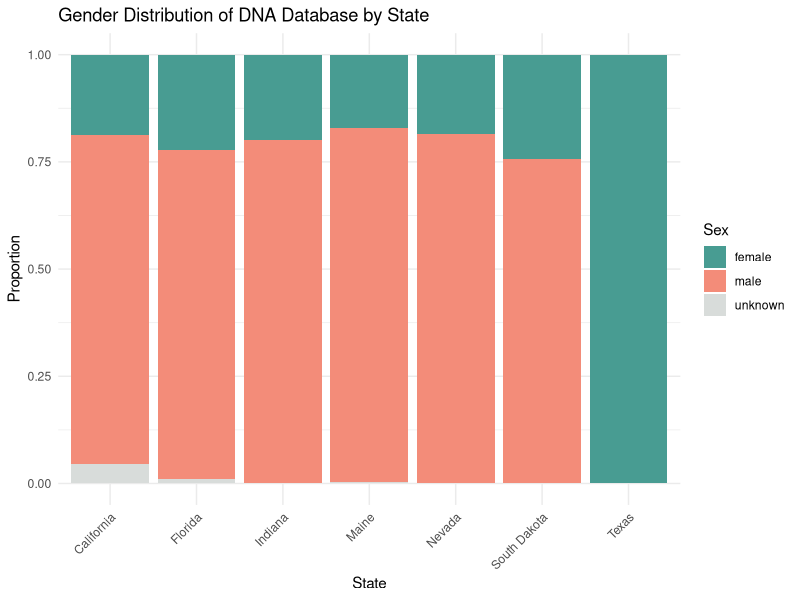
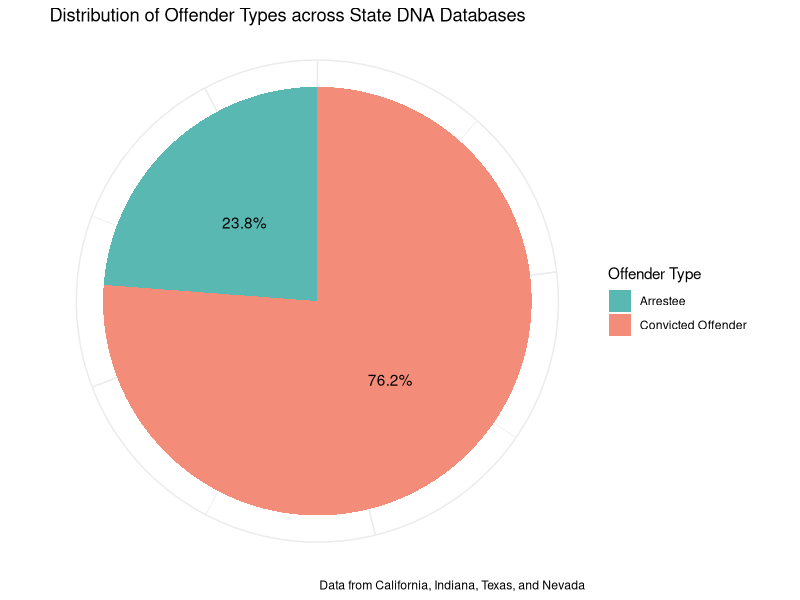
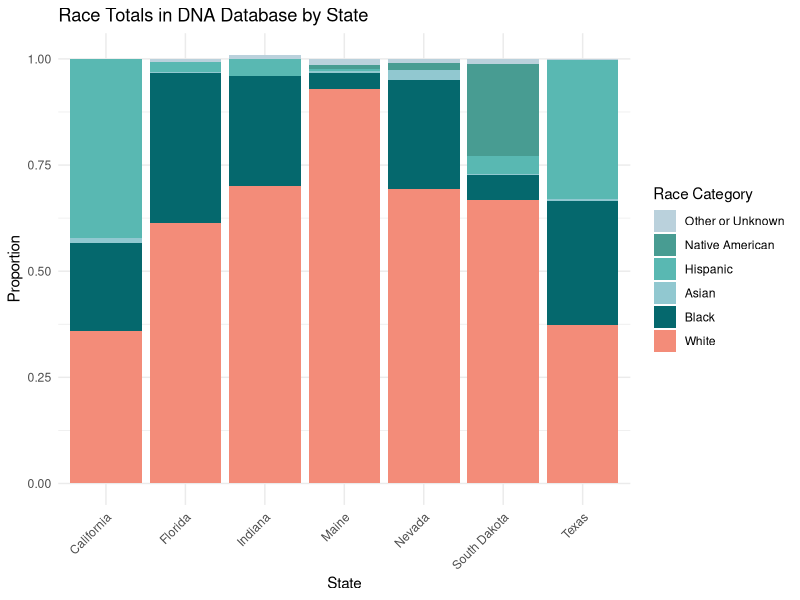
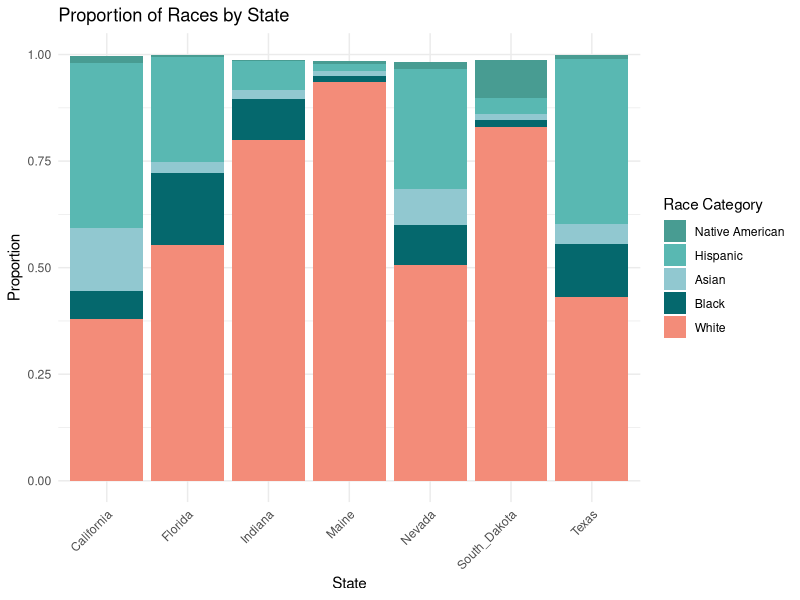
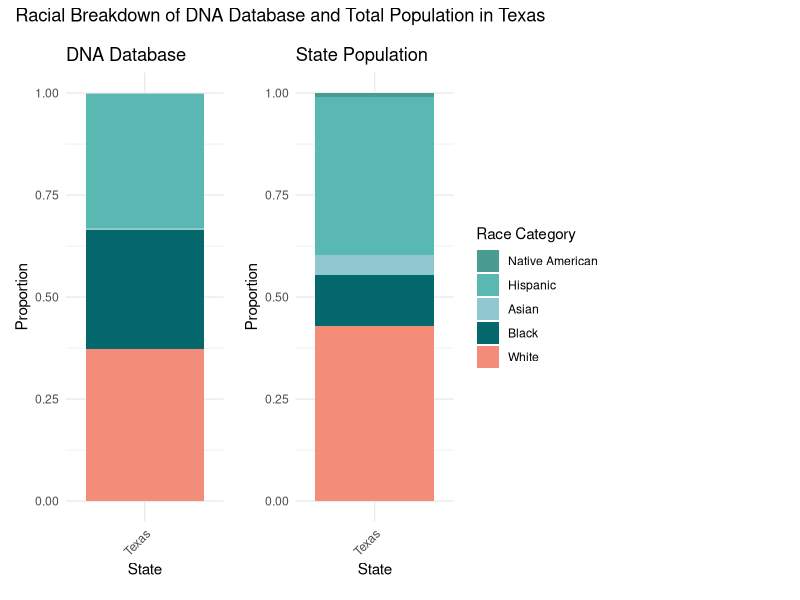
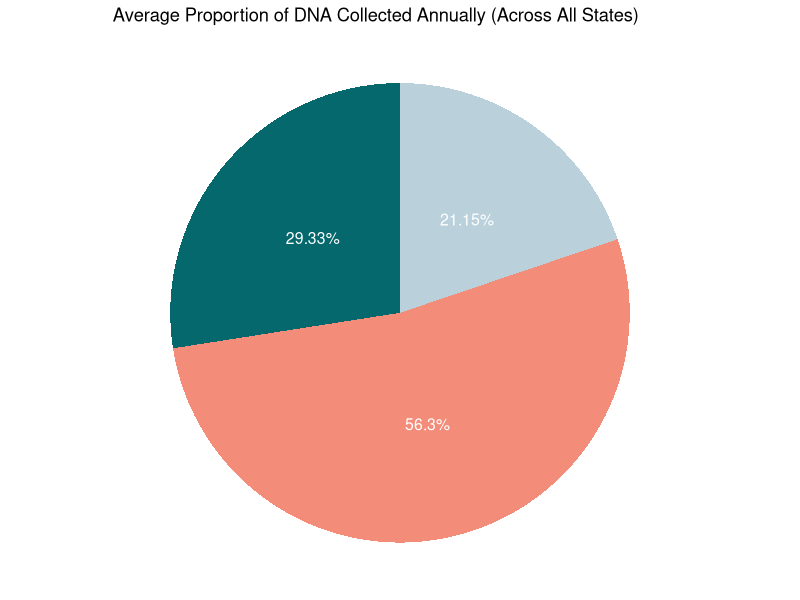
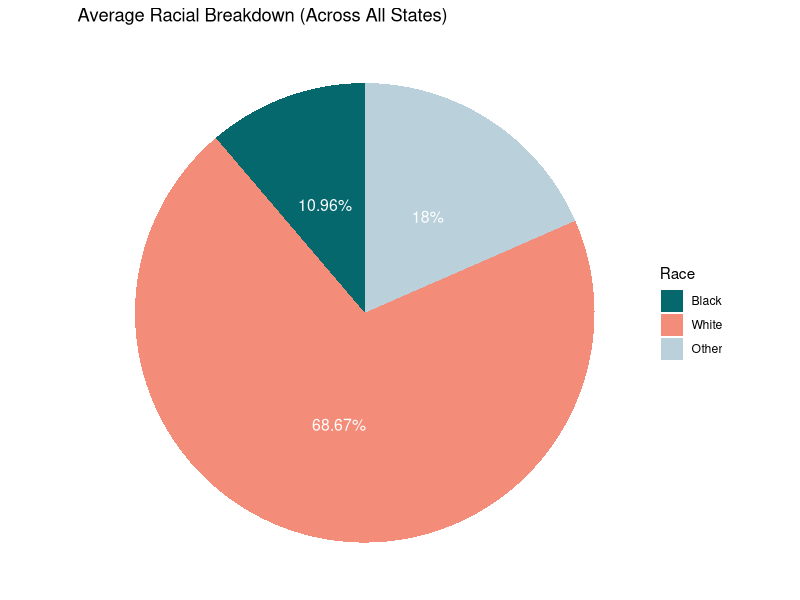
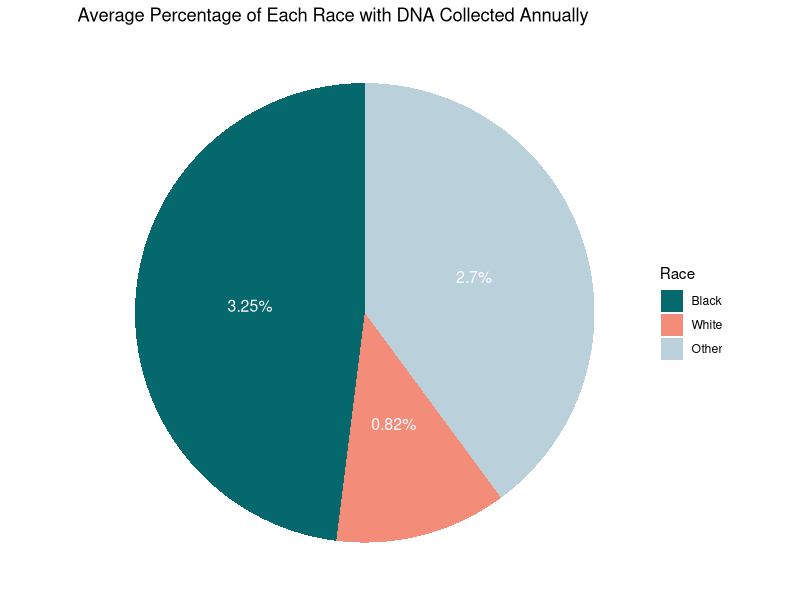

R code for these plots, in order:
## ---- chunk 1

knitr::opts_chunk$set(eval = TRUE, echo = FALSE, warning = FALSE, fig.width = 7, fig.height = 6)

if (!requireNamespace("tidyverse", quietly = TRUE)) {
  install.packages("tidyverse")
}

if (!requireNamespace("knitr", quietly = TRUE)) {
  install.packages("knitr")
}

if (!requireNamespace("patchwork", quietly = TRUE)) {
  install.packages("patchwork")
}


library(tidyverse)
library(knitr)
library(patchwork)
## ---- chunk 2
data <- read_csv("data/Murphy_Appendix_all_data.csv", show_col_types = FALSE) 

## ---- chunk 3
data <- data |>
  select(-file) 
## ---- chunk 4
  data <- data |> 
      mutate(
        # Check if 'proportion' is in the variable_detailed
        is_proportion = grepl("proportion", variable_detailed, ignore.case = TRUE),
         
        # Create value_type based on the presence of 'proportion'
        value_type = ifelse(is_proportion, 
                          "proportion", 
                          "number"),
          
          # Remove 'proportion' text from variable_detailed
          variable_detailed = ifelse(is_proportion, gsub("proportion", "", variable_detailed, ignore.case = TRUE), variable_detailed),
          
          # Trim whitespace
          variable_detailed = trimws(variable_detailed),
          
          # cleaned variable_detailed to numeric
          variable_detailed_numeric = suppressWarnings(as.numeric(variable_detailed)),
          
          # Update value_type to "number" if variable_detailed_numeric is greater than 1
          value_type = ifelse(!is.na(variable_detailed_numeric) & variable_detailed_numeric > 1, 
                              "number", 
                              value_type)
      ) |> 
      # Drop temporary columns
      select(-is_proportion, -variable_detailed_numeric)

## ---- chunk 5
data <- data |> 
    rename(variable_type = variatble_type)

## ---- chunk 6
#race
data <- data |> 
  mutate(
    variable_detailed = case_when(
      variable_type == "race" & grepl("\\basian\\b", variable_detailed, ignore.case = TRUE) ~ "asian_total",
      variable_type == "race" & grepl("\\bblack\\b", variable_detailed, ignore.case = TRUE) ~ "black_total",
      variable_type == "race" & grepl("\\bafrican_american\\b", variable_detailed, ignore.case = TRUE) ~ "black_total",
      variable_type == "race" & grepl("\\bblack_\\b", variable_detailed, ignore.case = TRUE) ~ "black_total",
      variable_type == "race" & grepl("\\bhispanic\\b", variable_detailed, ignore.case = TRUE) ~ "hispanic_total",
      variable_type == "race" & grepl("\\bhispanic_\\b", variable_detailed, ignore.case = TRUE) ~ "hispanic_total",
      variable_type == "race" & grepl("\\bnative\\b", variable_detailed, ignore.case = TRUE) ~ "native_american_total",
      variable_type == "race" & grepl("\\bamerican_indian\\b", variable_detailed, ignore.case = TRUE) ~ "native_american_total",
       variable_type == "race" & grepl("\\bnative_american\\b", variable_detailed, ignore.case = TRUE) ~ "native_american_total",
      variable_type == "race" & grepl("\\bwhite\\b", variable_detailed, ignore.case = TRUE) ~ "white_total",
      variable_type == "race" & grepl("\\bcausasian\\b", variable_detailed, ignore.case = TRUE) ~ "white_total",
      variable_type == "race" & grepl("\\bcaucasian\\b", variable_detailed, ignore.case = TRUE) ~ "white_total",
      variable_type == "race" & grepl("\\bcausasian_\\b", variable_detailed, ignore.case = TRUE) ~ "white_total",
      variable_type == "race" & grepl("\\bother\\b", variable_detailed, ignore.case = TRUE) ~ "other_total",
      variable_type == "race" & grepl("\\basian_offender\\b", variable_detailed, ignore.case = TRUE) ~ "asian_convicted_offender",
      variable_type == "race" & grepl("\\bblack_offender\\b", variable_detailed, ignore.case = TRUE) ~ "black_convicted_offender",
      variable_type == "race" & grepl("\\bhispanic_offender\\b", variable_detailed, ignore.case = TRUE) ~ "hispanic_convicted_offender",
      variable_type == "race" & grepl("\\bnative_american_offender\\b", variable_detailed, ignore.case = TRUE) ~ "native_american_convicted_offender",
      variable_type == "race" & grepl("\\bwhite_offender\\b", variable_detailed, ignore.case = TRUE) ~ "white_convicted_offender",
      variable_type == "race" & grepl("\\bcaucasian_offender\\b", variable_detailed, ignore.case = TRUE) ~ "white_convicted_offender",
      variable_type == "race" & grepl("\\bcaucasian_convicted_offender\\b", variable_detailed, ignore.case = TRUE) ~ "white_convicted_offender",
      variable_type == "race" & grepl("\\bother_offender\\b", variable_detailed, ignore.case = TRUE) ~ "other_convicted_offender",
      variable_type == "race" & grepl("\\bafrican_american__convicted_offender\\b", variable_detailed, ignore.case = TRUE) ~ "black_convicted_offender",
      variable_type == "race" & grepl("\\bafrican_american_convicted_offender\\b", variable_detailed, ignore.case = TRUE) ~ "black_convicted_offender",
      variable_type == "race" & grepl("\\bafrican_american_offender\\b", variable_detailed, ignore.case = TRUE) ~ "black_convicted_offender",
      variable_type == "race" & grepl("\\bafrican_american_arrestee\\b", variable_detailed, ignore.case = TRUE) ~ "black_arrestee",
      variable_type == "race" & grepl("\\bcaucasian_arrestee\\b", variable_detailed, ignore.case = TRUE) ~ "white_arrestee",
      TRUE ~ variable_detailed
    ))
    
#DNA collection breakdown
data <- data |> 
  mutate(
    variable_detailed = case_when(
      variable_type == "DNA_collection_breakdown" & grepl("asian", variable_detailed, ignore.case = TRUE) ~ "asian_annual",
      variable_type == "DNA_collection_breakdown" & grepl("black", variable_detailed, ignore.case = TRUE) ~ "black_annual",
      variable_type == "DNA_collection_breakdown" & grepl("hispanic", variable_detailed, ignore.case = TRUE) ~ "hispanic_annual",
      variable_type == "DNA_collection_breakdown" & grepl("native", variable_detailed, ignore.case = TRUE) ~ "native_american_annual",
      variable_type == "DNA_collection_breakdown" & grepl("white", variable_detailed, ignore.case = TRUE) ~ "white_annual",
      variable_type == "DNA_collection_breakdown" & grepl("other", variable_detailed, ignore.case = TRUE) ~ "other_annual",
      TRUE ~ variable_detailed
    )
  )
    
## ---- chunk 7
# Update 'variable_type' to 'race' where it is 'DNA_collection_breakdown'

data <- data |> 
  mutate(
    variable_type = ifelse(variable_type == "DNA_collection_breakdown", "race", variable_type))
## ---- chunk 8
#state demographic
data <- data |> 
  mutate(
    variable_detailed = case_when(
      variable_type == "state_demographic" & grepl("asian", variable_detailed, ignore.case = TRUE) ~ "asian_state",
      variable_type == "state_demographic" & grepl("black", variable_detailed, ignore.case = TRUE) ~ "black_state",
      variable_type == "state_demographic" & grepl("hispanic", variable_detailed, ignore.case = TRUE) ~ "hispanic_state",
      variable_type == "state_demographic" & grepl("native", variable_detailed, ignore.case = TRUE) ~ "native_american_state",
      variable_type == "state_demographic" & grepl("white", variable_detailed, ignore.case = TRUE) ~ "white_state",
      variable_type == "state_demographic" & grepl("other", variable_detailed, ignore.case = TRUE) ~ "other_state",
      TRUE ~ variable_detailed
    )
  )

## ---- chunk 9
# Update 'variable_type' to 'race' where it is 'state_demographic'

data <- data |> 
  mutate(
    variable_type = ifelse(variable_type == "state_demographic", "race", variable_type))
## ---- chunk 10
#population data collected variables
data <- data |> 
  mutate(
    variable_detailed = case_when(
      variable_type == "population_data_collected" & grepl("asian", variable_detailed, ignore.case = TRUE) ~ "asian_pop_collected",
      variable_type == "population_data_collected" & grepl("black", variable_detailed, ignore.case = TRUE) ~ "black_pop_collected",
      variable_type == "population_data_collected" & grepl("hispanic", variable_detailed, ignore.case = TRUE) ~ "hispanic_pop_collected",
      variable_type == "population_data_collected" & grepl("native", variable_detailed, ignore.case = TRUE) ~ "native_american_pop_collected",
      variable_type == "population_data_collected" & grepl("white", variable_detailed, ignore.case = TRUE) ~ "white_pop_collected",
      variable_type == "population_data_collected" & grepl("other", variable_detailed, ignore.case = TRUE) ~ "other_pop_collected",
      TRUE ~ variable_detailed
    )
  )
## ---- chunk 11
# Update 'variable_type' to 'race' where it is 'population_data_collected'

data <- data |> 
  mutate(
    variable_type = ifelse(variable_type == "population_data_collected", "race", variable_type))
## ---- chunk 12
#sex variable type
data <- data |> 
  mutate(
    variable_detailed = case_when(
      variable_type == "sex" & grepl("\\bfemale\\b", variable_detailed, ignore.case = TRUE) ~ "female_total",
      variable_type == "sex" & grepl("\\bfemale_\\b", variable_detailed, ignore.case = TRUE) ~ "female_total",
      variable_type == "sex" & grepl("\\bfemales\\b", variable_detailed, ignore.case = TRUE) ~ "female_total",
      variable_type == "sex" & grepl("\\bfemale_offender\\b", variable_detailed, ignore.case = TRUE) ~ "female_convicted_offender",
      variable_type == "sex" & grepl("\\bmale\\b", variable_detailed, ignore.case = TRUE) ~ "male_total",
      variable_type == "sex" & grepl("\\bmale_\\b", variable_detailed, ignore.case = TRUE) ~ "male_total",
      variable_type == "sex" & grepl("\\bmales\\b", variable_detailed, ignore.case = TRUE) ~ "male_total",
      TRUE ~ variable_detailed 
    )
  )
## ---- chunk 13
data <- data |> 
  mutate(
    variable_type = ifelse(variable_type == "gender", "sex", variable_type))
## ---- chunk 14
data <- data |> 
  mutate(
    variable_detailed = case_when(
      variable_type == "offender_type" & grepl("\\barrestee\\b", variable_detailed, ignore.case = TRUE) ~ "arrestee_total",
      variable_type == "offender_type" & grepl("\\barrested_offender\\b", variable_detailed, ignore.case = TRUE) ~ "arrestee_total",
      variable_type == "offender_type" & grepl("\\bconvicted_offender\\b", variable_detailed, ignore.case = TRUE) ~ "convicted_offender_total",
      variable_type == "offender_type" & grepl("\\bconviceted_offender\\b", variable_detailed, ignore.case = TRUE) ~ "convicted_offender_total",
      variable_type == "offender_type" & grepl("\\boffender\\b", variable_detailed, ignore.case = TRUE) ~ "convicted_offender_total",
      TRUE ~ variable_detailed 
    )
  )
## ---- chunk 15
write.csv(data, "data/murphy_foia_cleaned.csv")
## ---- chunk 16
data_sample <- data |> sample_n(5)
kable(data_sample, caption = "Sample of the Full Data")
## ---- chunk 17
#creating gender database
data_gender <- data |> 
  filter(variable_type == "sex")
## ---- chunk 18

#California totals
california_totals <- data_gender |> 
  filter(State == "California") |> 
  summarise(
    male_total = sum(value[grepl("male", variable_detailed, ignore.case = TRUE)]),
    female_total = sum(value[grepl("female", variable_detailed, ignore.case = TRUE)]),
    unknown_total = sum(value[grepl("unknown", variable_detailed, ignore.case = TRUE)])
  ) 

california_totals <- california_totals |>  
  pivot_longer(cols = everything(), names_to = "variable_detailed", values_to = "value")|> 
  mutate(
    State = "California",
    variable_type = "sex",
    value_type = "proportion"
  )
## ---- chunk 19
#create dataset with gender values as proportions only
data_gender_proportions <- data_gender  |> 
  group_by(State, variable_type, value_type) |>   # group by columns
  mutate(proportion = value / sum(value)) |>      # calculate proportion
  ungroup() |>                                    # Ungroup
  select(-value, -value_type)|>                   # remove value and value_type
  rename(proportion_value = proportion)           # Rename new column

data_gender_simplified <- data_gender_proportions |> 
  mutate(
 simplified_sex = case_when(
      str_detect(variable_detailed, "\\bmale\\b") ~ "male",
      str_detect(variable_detailed, "\\bmale_total\\b") ~ "male",
      str_detect(variable_detailed, "\\bmale_convicted_offender\\b") ~ "male",
      str_detect(variable_detailed, "\\bmale_arrestee\\b") ~ "male",
      str_detect(variable_detailed, "\\bfemale_total\\b") ~ "female",
      str_detect(variable_detailed, "\\bfemale_convicted_offender\\b") ~ "female",
      str_detect(variable_detailed, "\\bfemale_offender\\b") ~ "female",
      str_detect(variable_detailed, "\\bfemale_arrestee\\b") ~ "female",
      str_detect(variable_detailed, "\\bfemale\\b") ~ "female",
      TRUE ~ "unknown"
    )
  ) |> 
  group_by(State, simplified_sex) |> 
  summarize(total_value = sum(proportion_value), .groups = 'drop')

#stacked bar chart simplified
ggplot(data_gender_simplified, aes(x = State, y = total_value, fill = simplified_sex)) +
  geom_bar(stat = "identity") +  # Stacked bar chart by default
  scale_fill_manual(values = c("#489C92", "#F38C79", "#D8DCDA")) +  # color palette
  labs(y = "Proportion", x = "State", title = "Gender Distribution of DNA Database by State", fill = "Sex") +
  theme_minimal() +
  theme(axis.text.x = element_text(angle = 45, hjust = 1))

## ---- chunk 20
data_offender_type <- data |> 
  filter(variable_type == "offender_type")

#pie chart of offender type

# Rename the offender types
data_offender_type_renamed <- data_offender_type |> 
  mutate(variable_detailed = case_when(
    variable_detailed == "arrestee_total" ~ "Arrestee",
    variable_detailed == "convicted_offender_total" ~ "Convicted Offender",
    TRUE ~ variable_detailed
  ))

# Filter and group by offender type, then summarize
data_offender_type_summarized <- data_offender_type_renamed |> 
  filter(variable_detailed %in% c("Arrestee", "Convicted Offender")) |> 
  group_by(variable_detailed) |> 
  summarize(total_value = sum(value, na.rm = TRUE))

# Calculate total sum of the summarized data
full_value <- sum(data_offender_type_summarized$total_value, na.rm = TRUE)

# Calculate percentages and create labels
data_offender_type_summarized <- data_offender_type_summarized |> 
  mutate(percentage = total_value / full_value * 100,
         label = paste0(round(percentage, 1), "%"))

# Create the pie chart
ggplot(data_offender_type_summarized, aes(x = "", y = total_value, fill = variable_detailed)) +
  geom_bar(stat = "identity", width = 1) +
  coord_polar("y") +  # Converts bar chart to pie chart
  labs(title = "Distribution of Offender Types across State DNA Databases", caption = "Data from California, Indiana, Texas, and Nevada", fill = "Offender Type") +
  geom_text(aes(label = label), position = position_stack(vjust = 0.5)) +
  theme_minimal() +
  theme(axis.title.x = element_blank(),
        axis.title.y = element_blank(),
        axis.ticks = element_blank(),
        axis.text = element_blank()) +
  scale_fill_manual(values = c("#59B8B2", "#F38C79"))

## ---- chunk 21
#create data set with variable_type "race"
data_race <- data |> 
  filter(variable_type == "race")

#Summary stats
data_state <- data_race |> 
  filter(str_detect(variable_detailed, "_state"))

black_state <- data_state |> 
  filter(variable_detailed == "black_state") |>
  mutate(percentage = round(value * 100, 2))

# Top 3 states with the highest value for "black_state"
top_3_highest <- black_state |> 
  arrange(desc(percentage)) |> 
  slice_head(n = 3) |> 
  select(State, percentage)

# Top 3 states with the lowest value for "black_state"
top_3_lowest <- black_state |> 
  arrange(percentage) |> 
  slice_head(n = 3) |> 
  select(State, percentage)

# Average value for "black_state" across all states
average_black <- black_state |> 
  summarise(average_proportion = mean(value, na.rm = TRUE) * 100)

# Output the results

kable(top_3_highest, caption = "States with Highest Black Population", format = "markdown")

# Display the top 3 lowest states table
kable(top_3_lowest, caption = "States with Lowest Black Population", format = "markdown")
## ---- chunk 22
# Display the average value table
kable(average_black, caption = "Average Black Population Proportion Across All States", format = "markdown")


## ---- chunk 23
#create a data set with totals combining "convicted_offender" and "arrestee" data into totals by race
convicted_arrestee_totals <- data_race |> 
  filter(str_detect(variable_detailed, "_convicted_offender|_arrestee")) |> 
  mutate(variable_detailed = str_replace(variable_detailed, "_convicted_offender|_arrestee", "_total")) |> 
  group_by(State, variable_detailed) |> 
  summarize(value = sum(value), .groups = 'drop') |>
  mutate(value_type = "number")

# Combine and process race_totals
race_totals <- data_race |> 
  mutate(variable_detailed = case_when(
    str_detect(variable_detailed, "other_total|unknown") ~ "other_or_unknown",
    TRUE ~ variable_detailed
  )) |> 
  filter(str_detect(variable_detailed, "_total") | str_detect(variable_detailed, "other_or_unknown"))

# Add convicted_arrestee_totals to race_totals
race_totals <- race_totals |> 
  bind_rows(convicted_arrestee_totals) |> 
  group_by(State, variable_detailed) |> 
  summarize(value = sum(value), value_type = first(value_type), .groups = 'drop') |> 
  ungroup()

# Calculate the proportion value within each state
race_totals <- race_totals |> 
  group_by(State) |> 
  mutate(proportion_value = ifelse(value_type == "number", value / sum(value), NA)) |> 
  ungroup()

#keep already calculated proportions and remove value_type column
race_totals <- race_totals |> 
  mutate(proportion_value = ifelse(is.na(proportion_value), value, proportion_value)) |> 
  select(-value_type)

race_totals <- race_totals |> 
  mutate(percentage = round(proportion_value * 100, 2))

# Replace race category names for clarity
race_totals <- race_totals |> 
  mutate(variable_detailed = case_when(
    variable_detailed == "white_total" ~ "White",
    variable_detailed == "black_total" ~ "Black",
    variable_detailed == "asian_total" ~ "Asian",
    variable_detailed == "hispanic_total" ~ "Hispanic",
    variable_detailed == "native_american_total" ~ "Native American",
    variable_detailed == "other_total" ~ "Other or Unknown",
    variable_detailed == "other_or_unknown" ~ "Other or Unknown",
    TRUE ~ variable_detailed
  ))

average_black_database <- race_totals |> 
  filter(variable_detailed == "Black") |> 
  summarise(average_proportion = mean(percentage, na.rm = TRUE))

#and calculate average proportion of black people in DNA databases (use race_totals)
kable(average_black_database, caption = "Average Black Proportion In DNA Databases Across All States", format = "markdown")
## ---- chunk 24


# Set the desired order for race categories
desired_order <- c("Other or Unknown", "Native American", "Hispanic", "Asian", "Black", "White")

# Create the bar plot
ggplot(race_totals |> 
       mutate(variable_detailed = factor(variable_detailed, levels = desired_order)),
       aes(x = State, y = proportion_value, fill = variable_detailed)) +
  geom_bar(stat = "identity") + 
  labs(title = "Race Totals in DNA Database by State",
       x = "State",
       y = "Proportion",
       fill = "Race Category") +
  scale_fill_manual(values = c("#BAD1DC", "#489C92","#59B8B2", "#91C8D0", "#05686D", "#F38C79")) +
  theme_minimal() +
  theme(axis.text.x = element_text(angle = 45, hjust = 1))

## ---- chunk 25

#bar plot of state totals

selected_states <- c("California", "Florida", "Indiana", "Maine", "Nevada", "South_Dakota", "Texas")

select_states <- data_state |> 
  filter(State %in% selected_states) |> 
  mutate(variable_detailed = case_when(
    variable_detailed == "white_state" ~ "White",
    variable_detailed == "black_state" ~ "Black",
    variable_detailed == "asian_state" ~ "Asian",
    variable_detailed == "hispanic_state" ~ "Hispanic",
    variable_detailed == "native_american_state" ~ "Native American",
    TRUE ~ variable_detailed
  ))

desired_order <- c("Native American", "Hispanic", "Asian", "Black", "White")

ggplot(select_states |>
       mutate(variable_detailed = factor(variable_detailed, levels = desired_order)),
       aes(x = State, y = value, fill = variable_detailed)) +
  geom_bar(stat = "identity") +
  labs(title = "Proportion of Races by State", x = "State", y = "Proportion", fill = "Race Category") +
  scale_fill_manual(values = c("#489C92","#59B8B2", "#91C8D0", "#05686D", "#F38C79")) +
  theme_minimal() +
  theme(axis.text.x = element_text(angle = 45, hjust = 1))

#side by side plots
desired_order <- c("Other or Unknown", "Native American", "Hispanic", "Asian", "Black", "White")

selected_states <- c("Texas")

plot1 <- ggplot(race_totals |> 
        filter(State %in% selected_states) |> 
       mutate(variable_detailed = factor(variable_detailed, levels = desired_order)),
       aes(x = State, y = proportion_value, fill = variable_detailed)) +
  geom_bar(stat = "identity") + 
  labs(title = "DNA Database",
       x = "State",
       y = "Proportion") +
  scale_fill_manual(values = c("#BAD1DC", "#489C92","#59B8B2", "#91C8D0", "#05686D", "#F38C79")) +
  theme_minimal() +
  theme(legend.position = "none") +
  theme(axis.text.x = element_text(angle = 45, hjust = 1))

data_state <- data_race |> 
  filter(str_detect(variable_detailed, "_state"))

selected_states <- c("Texas")

select_states <- data_state |> 
  filter(State %in% selected_states) |> 
  mutate(variable_detailed = case_when(
    variable_detailed == "white_state" ~ "White",
    variable_detailed == "black_state" ~ "Black",
    variable_detailed == "asian_state" ~ "Asian",
    variable_detailed == "hispanic_state" ~ "Hispanic",
    variable_detailed == "native_american_state" ~ "Native American",
    TRUE ~ variable_detailed
  ))

desired_order <- c("Native American", "Hispanic", "Asian", "Black", "White")

plot2 <- ggplot(select_states |>
       mutate(variable_detailed = factor(variable_detailed, levels = desired_order)),
       aes(x = State, y = value, fill = variable_detailed)) +
  geom_bar(stat = "identity") +
  labs(title = "State Population", x = "State", y = "Proportion", fill = "Race Category") +
  scale_fill_manual(values = c("#489C92","#59B8B2", "#91C8D0", "#05686D", "#F38C79")) +
  theme_minimal() +
  theme(axis.text.x = element_text(angle = 45, hjust = 1))
## ---- chunk 26
combined_plot <- plot1 + plot2 +
  theme(plot.margin = margin(10, 10, 10, 10)) +
  plot_annotation(title = "Racial Breakdown of DNA Database and Total Population in Texas") +
  plot_spacer()
combined_plot

## ---- chunk 27
#Racial Breakdown of Annual DNA Collection - extremes and averages (states with highest collection and average for black people and white people)
data_annual <- data_race |> 
  filter(value_type == "proportion" & str_detect(variable_detailed, "_annual"))

# Filter for Black annual data
black_annual <- data_annual |> 
  filter(str_detect(variable_detailed, "black_annual"))

avg_black_annual <- black_annual |> 
  summarise(percentage = round(mean(value, na.rm = TRUE) * 100, 2))

#and calculate average proportion of black people with DNA collected annually
kable(avg_black_annual, caption = "Average Proportion of DNA collected Annually that is from Black Americans (Across All States)", format = "markdown")

white_annual <- data_annual |> 
  filter(str_detect(variable_detailed, "white_annual"))

avg_white_annual <- white_annual |> 
  summarise(percentage = round(mean(value, na.rm = TRUE) * 100, 2))

#and calculate average proportion of black people with DNA collected annually
kable(avg_white_annual, caption = "Average Proportion of DNA collected Annually from White Americans (Across All States)", format = "markdown")
## ---- chunk 28
data_annual_pie <- data_annual |> 
  mutate(race_category = case_when(
    str_detect(variable_detailed, "black_annual") ~ "Black",
    str_detect(variable_detailed, "white_annual") ~ "White",
    TRUE ~ "Other")) |> 
    group_by(State, race_category) |> 
  summarise(total_value = sum(value, na.rm = TRUE), .groups = "keep")

summary_data_annual_pie <- data_annual_pie |> 
  group_by(race_category) |> 
  summarise(avg_data_annual = mean(total_value, na.rm = TRUE))

summary_data_annual_pie <- summary_data_annual_pie |> 
  mutate(label = paste0(round(avg_data_annual * 100, 2), "%")) |> 
  mutate(race_category = factor(race_category, levels = c("Black", "White", "Other")))

# Create the pie chart
ggplot(summary_data_annual_pie, aes(x ="", y = avg_data_annual, fill = race_category)) +
  geom_bar(stat = "identity", width = 1) +
  coord_polar("y") +
   geom_text(aes(label = label), position = position_stack(vjust = 0.5), color = "white", size = 4) +
  theme_void() +
  theme(legend.position = "none") +
  labs(title = "Average Proportion of DNA Collected Annually (Across All States)",
       fill = "Race") +
  scale_fill_manual(values = c("#05686D", "#F38C79", "#BAD1DC"))

data_state <- data_state |> 
  mutate(race_category = case_when(
    str_detect(variable_detailed, "black_state") ~ "Black",
    str_detect(variable_detailed, "white_state") ~ "White",
    TRUE ~ "Other")) |> 
    group_by(State, race_category) |> 
  summarise(total_value = sum(value, na.rm = TRUE), .groups = "keep")

summary_data_state <- data_state |> 
  group_by(race_category) |> 
  summarise(avg_data_state = mean(total_value, na.rm = TRUE))

summary_data_state <- summary_data_state |> 
  mutate(label = paste0(round(avg_data_state * 100, 2), "%")) |> 
  mutate(race_category = factor(race_category, levels = c("Black", "White", "Other")))

# Create the pie chart
ggplot(summary_data_state, aes(x ="", y = avg_data_state, fill = race_category)) +
  geom_bar(stat = "identity", width = 1) +
  coord_polar("y") +
   geom_text(aes(label = label), position = position_stack(vjust = 0.5), color = "white", size = 4) +
  theme_void() +
  labs(title = "Average Racial Breakdown (Across All States)",
       fill = "Race") +
  scale_fill_manual(values = c("#05686D", "#F38C79", "#BAD1DC"))

#combined_plot <- plot1 + plot2 +
#  plot_annotation(title = "Side by Side Pie Charts of Proportion of Races with DNA #Collected and Racial Breakdown of the Population Across All States") +
#  plot_layout(ncol = 2) & theme(plot.margin = unit(c(1, 2, 1, 2), "cm")) +
#  plot_spacer()
#combined_plot
## ---- chunk 29
# Find the state with the highest value of black_annual
state_highest_black_annual <- black_annual |> 
  filter(value == max(value, na.rm = TRUE)) |> 
  mutate(percentage = value * 100) |> 
  select(State, percentage)

# Find the state with the lowest value of black_annual
state_lowest_black_annual <- black_annual |> 
  filter(value == min(value, na.rm = TRUE)) |> 
  mutate(percentage = value * 100) |> 
  select(State, percentage)

# Print the results
kable(state_highest_black_annual, caption = "State with Highest Proportion of Black American DNA Collected Annually", format = "markdown")
kable(state_lowest_black_annual, caption = "State with Lowest Proportion of Black American DNA Collected Annually", format = "markdown")


# Find the state with the highest value of white_annual
state_highest_white_annual <- white_annual |> 
  filter(value == max(value, na.rm = TRUE)) |> 
  mutate(percentage = value * 100) |> 
  select(State, percentage)

# Find the state with the lowest value of white_annual
state_lowest_white_annual <- white_annual |> 
  filter(value == min(value, na.rm = TRUE)) |> 
  mutate(percentage = value * 100) |> 
  select(State, percentage)

# Print the results
kable(state_highest_white_annual, caption = "State with Highest Proportion of White American DNA Collected Annually", format = "markdown")
kable(state_lowest_white_annual, caption = "State with Lowest Proportion of White American DNA Collected Annually", format = "markdown")



## ---- chunk 30
#Graph showing stats of percent of population 

data_pop_collected <- data_race |> 
  filter(str_detect(variable_detailed, "_pop_collected")) |> 
  mutate(race_category = case_when(
    str_detect(variable_detailed, "black") ~ "Black",
    str_detect(variable_detailed, "white") ~ "White",
    TRUE ~ "Other"
  )) |> 
    group_by(State, race_category) |> 
  summarise(total_value = sum(value, na.rm = TRUE), .groups = "keep")

summary_pop_collected <- data_pop_collected |> 
  group_by(race_category) |> 
  summarise(avg_pop_collected = mean(total_value, na.rm = TRUE))

summary_pop_collected <- summary_pop_collected |> 
  mutate(label = paste0(round(avg_pop_collected * 100, 2), "%")) |> 
  mutate(race_category = factor(race_category, levels = c("Black", "White", "Other")))

# Create the pie chart
ggplot(summary_pop_collected, aes(x ="", y = avg_pop_collected, fill = race_category)) +
  geom_bar(stat = "identity", width = 1) +
  coord_polar("y") +
   geom_text(aes(label = label), position = position_stack(vjust = 0.5), color = "white", size = 4) +
  theme_void() +
  labs(title = "Average Percentage of Each Race with DNA Collected Annually",
       fill = "Race") +
  scale_fill_manual(values = c("#05686D", "#F38C79", "#BAD1DC"))

## ---- chunk 31


